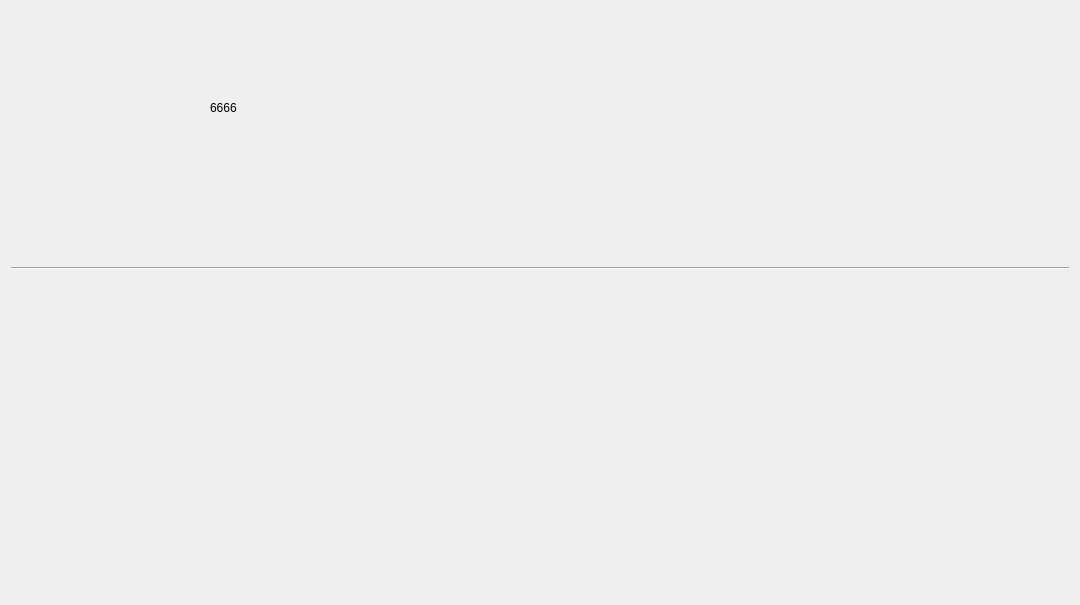
<?xml version="1.0" encoding="UTF-8"?>
<ui version="4.0">
 <class>Detail</class>
 <widget class="QWidget" name="Detail">
  <property name="geometry">
   <rect>
    <x>0</x>
    <y>0</y>
    <width>1080</width>
    <height>605</height>
   </rect>
  </property>
  <property name="windowTitle">
   <string>Form</string>
  </property>
  <layout class="QVBoxLayout" name="verticalLayout_2">
   <item>
    <widget class="QWidget" name="widget" native="true">
     <property name="maximumSize">
      <size>
       <width>16777215</width>
       <height>250</height>
      </size>
     </property>
     <layout class="QHBoxLayout" name="horizontalLayout">
      <item>
       <widget class="QWidget" name="mpv_win" native="true">
        <widget class="QLabel" name="label">
         <property name="geometry">
          <rect>
           <x>190</x>
           <y>80</y>
           <width>58</width>
           <height>16</height>
          </rect>
         </property>
         <property name="text">
          <string>6666</string>
         </property>
        </widget>
       </widget>
      </item>
      <item>
       <widget class="QWidget" name="vod_info" native="true"/>
      </item>
      <item>
       <widget class="QWidget" name="back_bar" native="true">
        <layout class="QVBoxLayout" name="verticalLayout">
         <item>
          <widget class="TvLabel" name="back">
           <property name="text">
            <string/>
           </property>
           <property name="alignment">
            <set>Qt::AlignRight|Qt::AlignTrailing|Qt::AlignVCenter</set>
           </property>
          </widget>
         </item>
         <item>
          <spacer name="verticalSpacer">
           <property name="orientation">
            <enum>Qt::Vertical</enum>
           </property>
           <property name="sizeHint" stdset="0">
            <size>
             <width>20</width>
             <height>189</height>
            </size>
           </property>
          </spacer>
         </item>
        </layout>
       </widget>
      </item>
     </layout>
    </widget>
   </item>
   <item>
    <widget class="Line" name="line">
     <property name="orientation">
      <enum>Qt::Horizontal</enum>
     </property>
    </widget>
   </item>
   <item>
    <widget class="QWidget" name="juji" native="true"/>
   </item>
  </layout>
 </widget>
 <customwidgets>
  <customwidget>
   <class>TvLabel</class>
   <extends>QLabel</extends>
   <header location="global">tvlabel.h</header>
  </customwidget>
 </customwidgets>
 <resources/>
 <connections/>
</ui>
